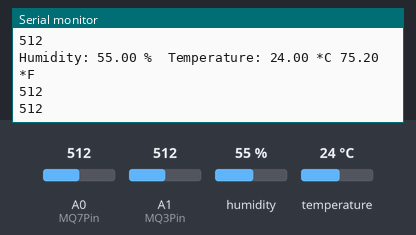
The sketch below on a simulated Arduino Nano, built with avr-gcc and run on an emulated ATmega328P. On the bench: the last lines printed to the serial monitor. The inputs (shaded band) are chosen by the test bench; at power-on: humidity 55 %, A0 (MQ7Pin) = 512, A1 (MQ3Pin) = 512, temperature 24 °C.

Above: at 2.9 s.
3.0 s: humidity set to 22 %
At 5.5 s:
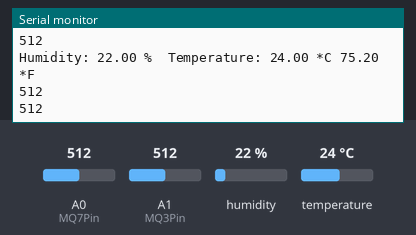
5.8 s: A0 (MQ7Pin) set to 716
At 6.7 s:
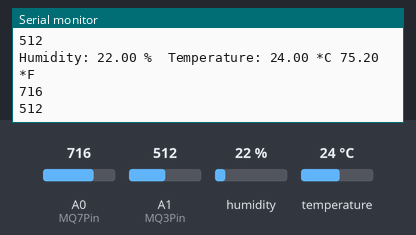
8.6 s: A1 (MQ3Pin) set to 306
At 11.2 s:
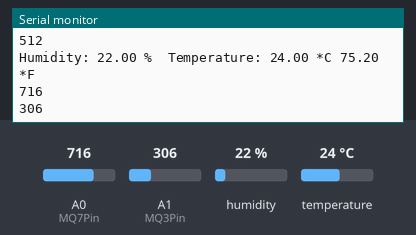
11.4 s: temperature set to 12 °C
At 13.0 s:
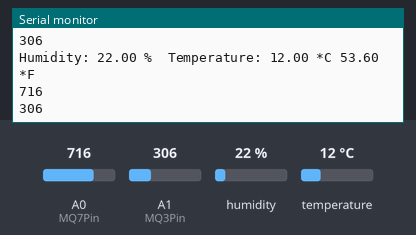
14.2 s: A0 (MQ7Pin) set to 992
At 15.5 s:
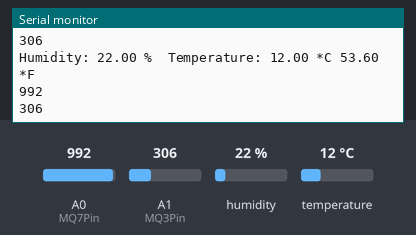
17.0 s: A1 (MQ3Pin) set to 30
At 19.2 s:
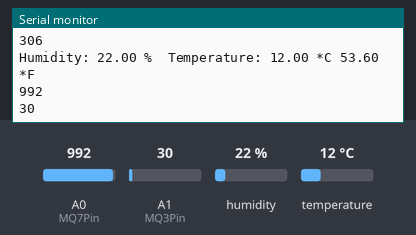
Timing chart, 0 to 20.7 s (numbered marks = the images above; inputs shaded):
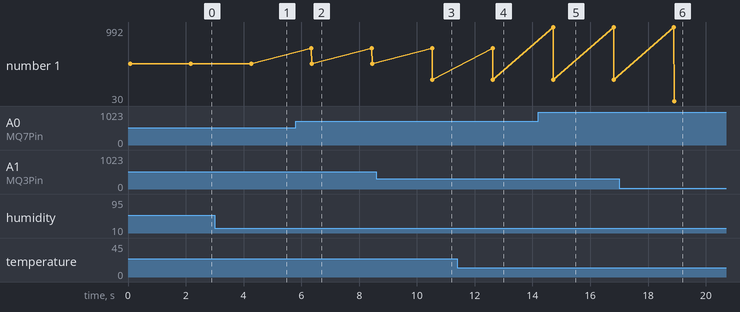

The sketch:

nano-sensors.ino
```cpp
#include <SoftwareSerial.h>
#include <ArduinoJson.h>
#include "DHT.h"

// Temperature and Humidity Sensor Settings
#define DHTPIN 4
#define DHTTYPE DHT11
DHT dht(DHTPIN, DHTTYPE);

// MQ7 Settings
int MQ7Pin = A0;
int MQ7;

// MQ3 Settings
int MQ3Pin = A1;
int MQ3;

SoftwareSerial s(5, 6);

void setup()
{
    s.begin(9600);
    Serial.begin(9600);

    dht.begin();
}

void loop()
{
    // Read Humidity
    float h = dht.readHumidity();
    // Read temperature as Celsius (the default)
    float tempC = dht.readTemperature();
    // Read temperature as Fahrenheit (isFahrenheit = true)
    float tempF = dht.readTemperature(true);

    if (isnan(h) || isnan(tempC) || isnan(tempF))
    {
        return;
    }
    Serial.print("Humidity: ");
    Serial.print(h);
    Serial.print(" %\t");
    Serial.print("Temperature: ");
    Serial.print(tempC);
    Serial.print(" *C ");
    Serial.print(tempF);
    Serial.println(" *F\t");

    MQ7 = analogRead(MQ7Pin);
    MQ3 = analogRead(MQ3Pin);

    Serial.println(MQ7);
    Serial.println(MQ3);

    // Convert the data into JSON format and send to NodeMCU
    const size_t capacity = JSON_OBJECT_SIZE(5);
    DynamicJsonDocument doc(capacity);
    doc["tempC"] = tempC;
    doc["tempF"] = tempF;
    doc["humidity"] = h;
    doc["MQ7"] = MQ7;
    doc["MQ3"] = MQ3;

    serializeJson(doc, s);

    delay(2000);
}
```

Measured:
- after the input at 3.0 s, the serial monitor: prints a new line after 1.2 s (image 1)
- after the input at 5.8 s, the serial monitor: prints a new line after 0.55 s (image 2)
- after the input at 8.6 s, the serial monitor: prints a new line after 1.9 s (image 3)
- after the input at 11.4 s, the serial monitor: prints a new line after 1.2 s (image 4)
- after the input at 14.2 s, the serial monitor: prints a new line after 0.52 s (image 5)
- after the input at 17.0 s, the serial monitor: prints a new line after 1.9 s (image 6)
- plotted number 1: 512 → 306 after the input at 8.6 s, 306 → 30 after the input at 17.0 s
